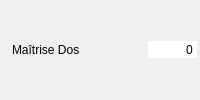
       <widget class="QWidget" name="widget_m_dos" native="true">
        <property name="minimumSize">
         <size>
          <width>200</width>
          <height>26</height>
         </size>
        </property>
        <layout class="QHBoxLayout" name="horizontalLayout_16">
         <property name="spacing">
          <number>2</number>
         </property>
         <property name="leftMargin">
          <number>3</number>
         </property>
         <property name="topMargin">
          <number>3</number>
         </property>
         <property name="rightMargin">
          <number>3</number>
         </property>
         <property name="bottomMargin">
          <number>3</number>
         </property>
         <item>
          <widget class="QLabel" name="label_31">
           <property name="text">
            <string/>
           </property>
           <property name="pixmap">
            <pixmap resource="../images/images.qrc">:/Aptitudes/maitrise_dos.png</pixmap>
           </property>
          </widget>
         </item>
         <item>
          <widget class="QLabel" name="label_m_dos">
           <property name="text">
            <string>Maîtrise Dos</string>
           </property>
          </widget>
         </item>
         <item>
          <spacer name="horizontalSpacer_17">
           <property name="orientation">
            <enum>Qt::Horizontal</enum>
           </property>
           <property name="sizeHint" stdset="0">
            <size>
             <width>37</width>
             <height>12</height>
            </size>
           </property>
          </spacer>
         </item>
         <item>
          <widget class="QSpinBox" name="sp_m_dos">
           <property name="focusPolicy">
            <enum>Qt::NoFocus</enum>
           </property>
           <property name="autoFillBackground">
            <bool>true</bool>
           </property>
           <property name="frame">
            <bool>false</bool>
           </property>
           <property name="alignment">
            <set>Qt::AlignRight|Qt::AlignTrailing|Qt::AlignVCenter</set>
           </property>
           <property name="buttonSymbols">
            <enum>QAbstractSpinBox::NoButtons</enum>
           </property>
           <property name="suffix">
            <string/>
           </property>
           <property name="minimum">
            <number>-999999</number>
           </property>
           <property name="maximum">
            <number>9999999</number>
           </property>
           <property name="stepType">
            <enum>QAbstractSpinBox::DefaultStepType</enum>
           </property>
          </widget>
         </item>
        </layout>
       </widget>
